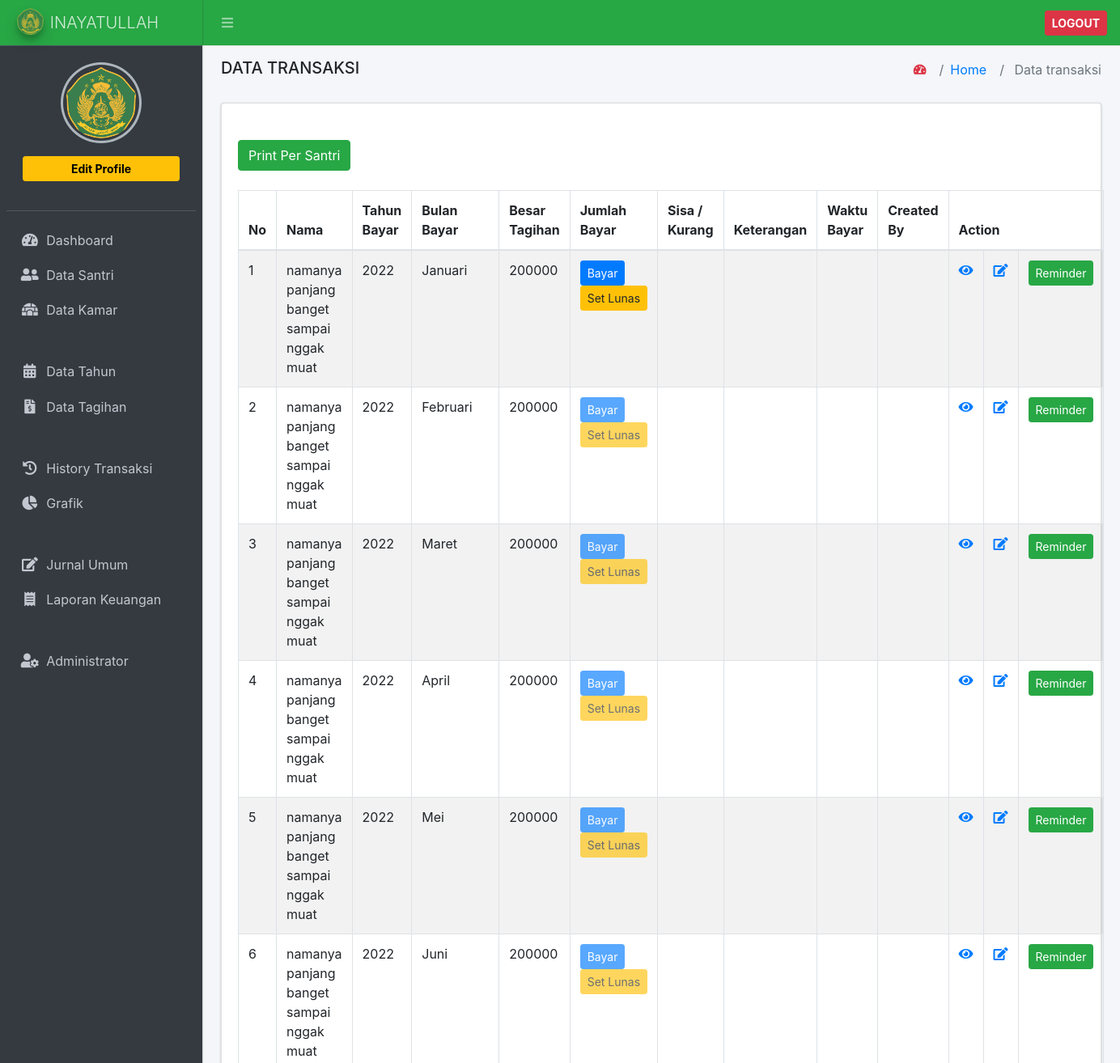
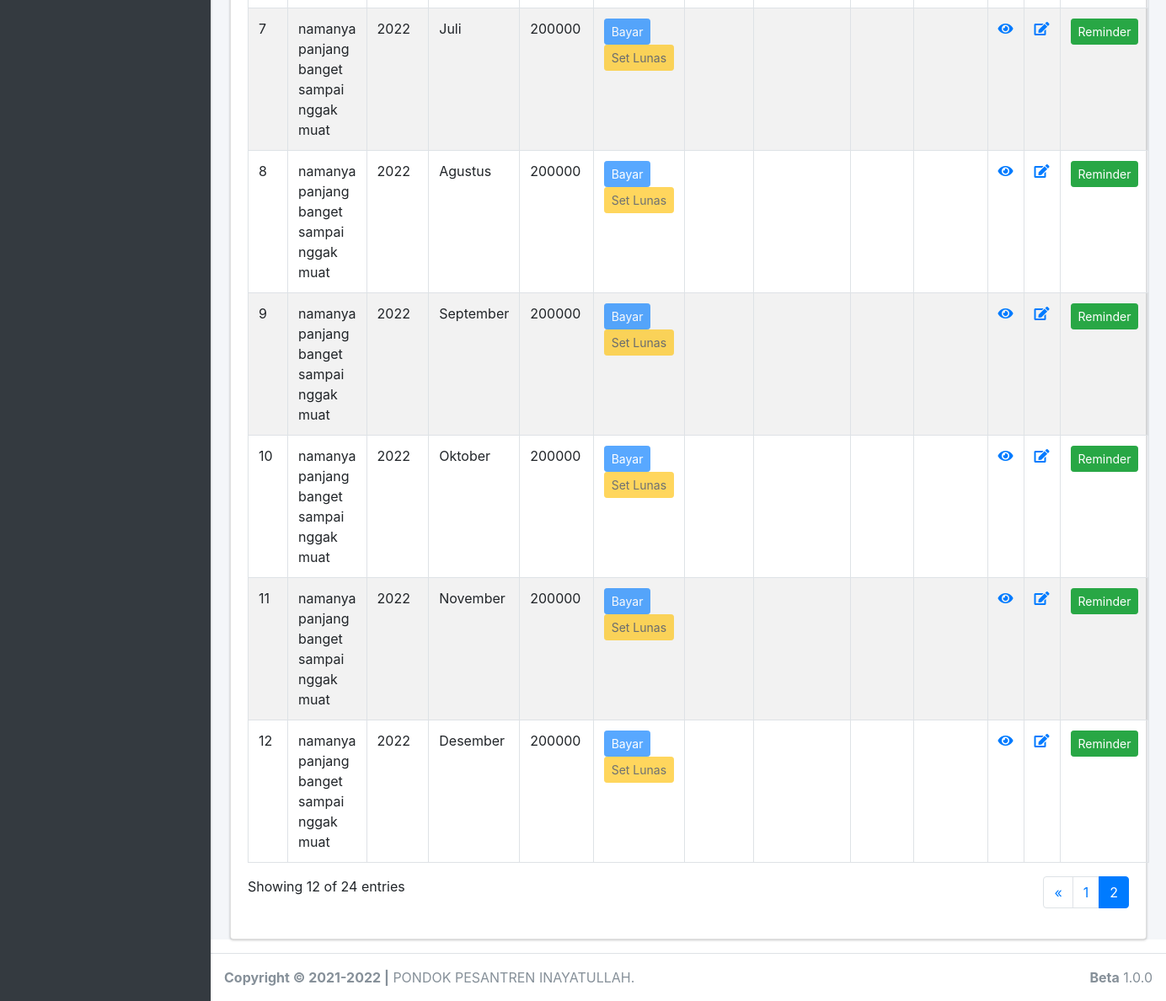
The page /input_transaksi/view/83 on the database as committed earlier (2 pictures, top to bottom).
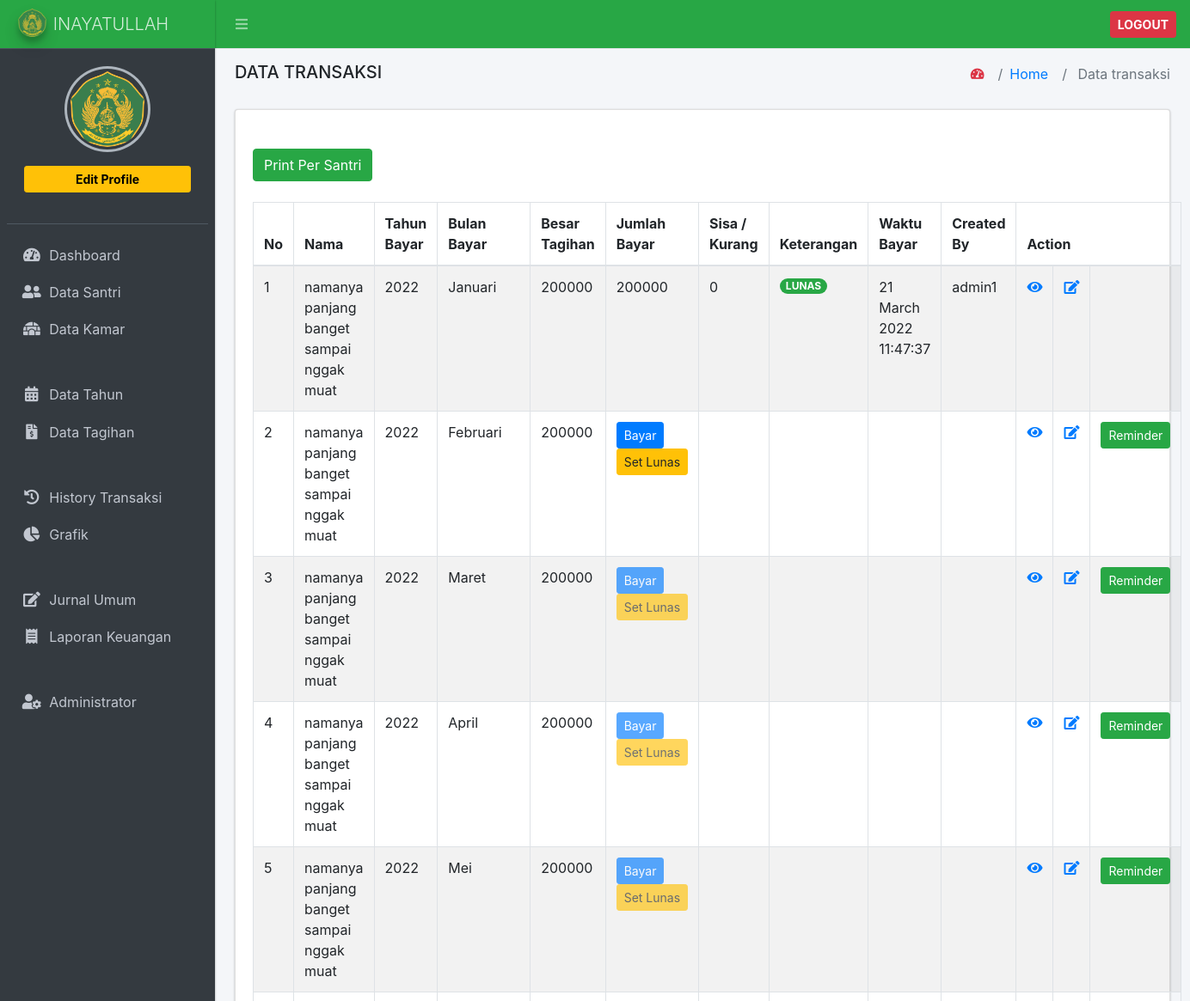
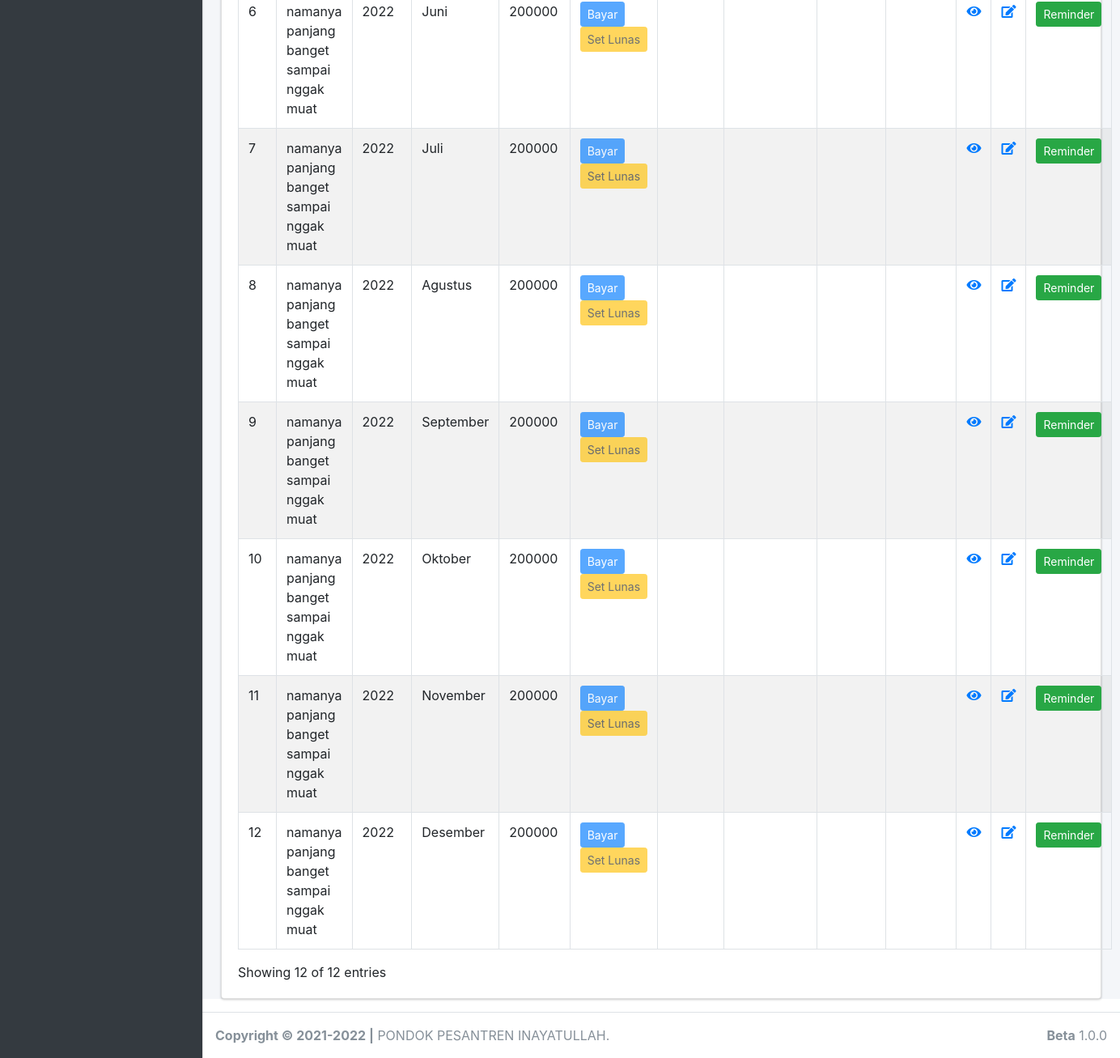
The same page on the database as committed later (2 pictures, top to bottom).
### tables this page shows
CREATE TABLE `tb_data_transaksi` (
  `id_data_transaksi` int(11) NOT NULL,
  `id_data_santri` int(11) NOT NULL,
  `id_data_tagihan` int(11) DEFAULT NULL,
  `jumlah_bayar` varchar(100) DEFAULT NULL,
  `sisa` varchar(100) DEFAULT NULL,
  `keterangan` enum('0','1') DEFAULT NULL,
  `tanggal_bayar` datetime DEFAULT NULL,
  `created_by` varchar(200) NOT NULL
);

CREATE TABLE `tb_data_santri` (
  `id` int(11) NOT NULL,
  `nama` varchar(200) NOT NULL,
  `nis` varchar(20) NOT NULL,
  `tgl_lahir` date DEFAULT NULL,
  `alamat` varchar(200) NOT NULL,
  `jenis_kelamin` enum('L','P') NOT NULL,
  `id_kamar` int(11) NOT NULL,
  `id_kelas` int(11) NOT NULL,
  `no_hp` varchar(20) NOT NULL,
  `password` varchar(20) NOT NULL,
  `tgl_masuk` date DEFAULT NULL,
  `status` enum('1','2','3','4') NOT NULL DEFAULT '1',
  `foto` varchar(200) NOT NULL
);

CREATE TABLE `tb_tahun` (
  `id_tahun` int(11) NOT NULL,
  `nama_tahun` varchar(200) NOT NULL,
  `nominal_tagihan` varchar(200) NOT NULL
);

CREATE TABLE `tb_bulan` (
  `id_bulan` int(11) NOT NULL,
  `nama_bulan` varchar(100) NOT NULL
);

CREATE TABLE `tb_data_tagihan` (
  `id` int(11) NOT NULL,
  `id_tahun` int(11) NOT NULL,
  `id_bulan` int(11) NOT NULL,
  `nominal` varchar(200) NOT NULL
);

### index.php (called while the page is built, shortened)
<?php
require_once BASEPATH.'core/CodeIgniter.php';

### application/config/config.php (called while the page is built, shortened)
<?php
$config['base_url'] = 'http://localhost/spp_inay/';
$config['index_page'] = '';
$config['uri_protocol']    = 'REQUEST_URI';
$config['url_suffix'] = '';
$config['language']    = 'english';
$config['charset'] = 'UTF-8';
$config['enable_hooks'] = FALSE;
$config['subclass_prefix'] = 'MY_';
$config['composer_autoload'] = FALSE;
$config['permitted_uri_chars'] = 'a-z 0-9~%.:_\-';
$config['enable_query_strings'] = FALSE;
$config['controller_trigger'] = 'c';
$config['function_trigger'] = 'm';
$config['directory_trigger'] = 'd';
$config['allow_get_array'] = TRUE;
$config['log_threshold'] = 0;
$config['log_path'] = '';
$config['log_file_extension'] = '';
$config['log_file_permissions'] = 0644;
$config['log_date_format'] = 'Y-m-d H:i:s';
$config['error_views_path'] = '';
$config['cache_path'] = '';
$config['cache_query_string'] = FALSE;
$config['encryption_key'] = '';
$config['sess_driver'] = 'files';
$config['sess_cookie_name'] = 'ci_session';
$config['sess_expiration'] = 7200;
$config['sess_save_path'] = NULL;
$config['sess_match_ip'] = FALSE;
$config['sess_time_to_update'] = 300;
$config['sess_regenerate_destroy'] = FALSE;
$config['cookie_prefix']    = '';
$config['cookie_domain']    = '';
$config['cookie_path']        = '/';
$config['cookie_secure']    = FALSE;
$config['cookie_httponly']     = FALSE;
$config['standardize_newlines'] = FALSE;
$config['global_xss_filtering'] = FALSE;
$config['csrf_protection'] = FALSE;
$config['csrf_token_name'] = 'csrf_test_name';
$config['csrf_cookie_name'] = 'csrf_cookie_name';
$config['csrf_expire'] = 7200;
$config['csrf_regenerate'] = TRUE;
$config['csrf_exclude_uris'] = array();
$config['compress_output'] = FALSE;
$config['time_reference'] = 'local';
$config['rewrite_short_tags'] = FALSE;
$config['proxy_ips'] = '';

### application/models/m_input_transaksi.php (called while the page is built, shortened)
<?php
class m_input_transaksi extends CI_Model
{
	public function get_all_data_pagination($limit, $start, $idnya_santri)
	{
		$this->db->join('tb_data_santri', 'tb_data_santri.id = tb_data_transaksi.id_data_santri');
		$this->db->join('tb_data_tagihan', 'tb_data_tagihan.id = tb_data_transaksi.id_data_tagihan');
		$this->db->join('tb_kamar', 'tb_kamar.id_kamar = tb_data_santri.id_kamar');
		$this->db->join('tb_kelas', 'tb_kelas.id_kelas = tb_data_santri.id_kelas');
		$this->db->join('tb_tahun', 'tb_data_tagihan.id_tahun = tb_tahun.id_tahun');
		$this->db->join('tb_bulan', 'tb_data_tagihan.id_bulan = tb_bulan.id_bulan');
		$this->db->order_by('id_data_santri', 'ASC');
		$this->db->order_by('tb_tahun.id_tahun', 'ASC');
		$this->db->order_by('tb_bulan.id_bulan', 'ASC');
		return $this->db->get_where('tb_data_transaksi', array('id_data_santri' => $idnya_santri), $limit, $start)->result();
	}
	public function count_search_data($idnya_santri)
	{
		return $this->db->get_where('tb_data_transaksi', array('id_data_santri' => $idnya_santri))->num_rows();
	}
}

### application/views/input_transaksi/index.php (the view, shortened to what the changed rows need)
<div class="card">
    <div class="card-body">
        <div id="example1_wrapper" class="dataTables_wrapper dt-bootstrap4">
            <br>
            <br>
            <div class="row">
                <div class="col-sm-12">
                    <table id="example1" class="table table-bordered table-striped dataTable" role="grid" aria-describedby="example1_info">
                        <thead>
                            <tr role="row">
                                <th class="sorting_asc" tabindex="0" aria-controls="example1" rowspan="1" colspan="1" aria-sort="ascending" aria-label="start: activate to sort column descending">No</th>
                                <th class="sorting" tabindex="0" aria-controls="example1" rowspan="1" colspan="1" aria-label="Nama: activate to sort column ascending">Nama</th>
                                <th class="sorting" tabindex="0" aria-controls="example1" rowspan="1" colspan="1" aria-label="Alamat: activate to sort column ascending">Tahun Bayar</th>
                                <th class="sorting" tabindex="0" aria-controls="example1" rowspan="1" colspan="1" aria-label="Kamar: activate to sort column ascending">Bulan Bayar</th>
                                <th class="sorting" tabindex="0" aria-controls="example1" rowspan="1" colspan="1" aria-label="Kelas: activate to sort column ascending">Besar Tagihan</th>
                                <th class="sorting" tabindex="0" aria-controls="example1" rowspan="1" colspan="1" aria-label="Kelas: activate to sort column ascending">Jumlah Bayar</th>
                                <th class="sorting" tabindex="0" aria-controls="example1" rowspan="1" colspan="1" aria-label="Kelas: activate to sort column ascending">Sisa / Kurang</th>
                                <th class="sorting" tabindex="0" aria-controls="example1" rowspan="1" colspan="1" aria-label="Kelas: activate to sort column ascending">Keterangan</th>
                                <th class="sorting" tabindex="0" aria-controls="example1" rowspan="1" colspan="1" aria-label="Kelas: activate to sort column ascending">Waktu Bayar</th>
                                <th class="sorting" tabindex="0" aria-controls="example1" rowspan="1" colspan="1" aria-label="Kelas: activate to sort column ascending">Created By</th>
                                <th class="sorting" tabindex="0" aria-controls="example1" rowspan="1" colspan="3" aria-label="Kelas: activate to sort column ascending">Action</th>
                            </tr>
                        </thead>
                        <tbody>
                            <?php
                            $urut = 0;
                            $urut2 = 0;
                            foreach ($input_transaksi as $ds) {
                            ?>
                                <tr role="row" class="odd">
                                    <td><?= ++$start ?></td>
                                    <td><?= $ds->nama; ?></td>
                                    <td><?= $ds->nama_tahun; ?></td>
                                    <td><?= $ds->nama_bulan; ?></td>
                                    <td><?= $ds->nominal; ?></td>
                                    <td>
                                        <?php
                                        if ($ds->jumlah_bayar != null) {
                                            echo $ds->jumlah_bayar;
                                        } else if ($urut == 0) { ?>
                                            <?php $urut++; ?>
                                            <a type="button" class="btn btn-sm btn-primary" data-toggle="tooltip" data-placement="top" title="Bayar" href="<?= base_url('input_transaksi/add/') ?><?= $ds->id_data_transaksi ?>"> Bayar </a>
                                            <a type="button" class="btn btn-sm btn-warning" data-toggle="tooltip" data-placement="top" title="Set Lunas" href="<?= base_url('input_transaksi/set_lunas/') ?><?= $ds->id_data_transaksi ?>/<?= $ds->id_data_santri ?>">Set Lunas</a>
                                        <?php } else { ?>
                                            <a type="button" aria-disabled="true" class="btn btn-sm btn-primary disabled" data-toggle="tooltip" data-placement="top" title="Bayar" href="<?= base_url('input_transaksi/add/') ?><?= $ds->id_data_transaksi ?>">Bayar</a>
                                            <a type="button" aria-disabled="true" class="btn btn-sm btn-warning disabled" data-toggle="tooltip" data-placement="top" title="Set Lunas" href="<?= base_url('input_transaksi/set_lunas/') ?><?= $ds->id_data_transaksi ?>/<?= $ds->id_data_santri ?>">Set Lunas</a>
                                        <?php } ?>
                                    </td>
                                    <td>
                                        <?php if ($ds->sisa > 0) { ?>
                                            <?php $urut--; ?>
                                            <?php $ambil_id_trans = $ds->id_data_transaksi ?>
                                            <?php $ambil_id_santri = $ds->id_data_santri ?>
                                            <a type="button" class="btn btn-sm btn-warning" data-toggle="tooltip" data-placement="top" "><?= $ds->sisa; ?></a>
                                            <?php
                                            if ($ds->nama_bulan != 'Desember') { ?>
                                                <button type="button" class="btn btn-default btn-success btn-sm" data-toggle="modal" data-target="#modal-default">
                                                    Next
                                                </button>
                                            <?php }
                                            ?>
                                            <button type="button" class="btn btn-default btn-success btn-sm" data-toggle="modal" data-target="#modal-kembalian">
                                                Kembalian
                                            </button>
                                        <?php } else if ($ds->sisa < 0) { ?>
                                            <?php $urut--; ?>
                                            <p><?= $ds->sisa; ?> | <a type="button" class="btn btn-sm btn-warning" data-toggle="tooltip" data-placement="top" title="Update Transaksi" href="<?= base_url('input_transaksi/update/') ?><?= $ds->id_data_transaksi ?>">update transaksi</a></p>
                                        <?php } else { ?>
                                            <?= $ds->sisa; ?>
                                        <?php } ?>
                                    </td>
                                    <td>
                                        <?php
                                        if ($ds->keterangan == 1) { ?>
                                            <h6><span class="badge badge-pill badge-success">LUNAS</span></h6>
                                        <?php } elseif ($ds->keterangan == '0') { ?>
                                            <h6><span class="badge badge-pill badge-success">BELUM LUNAS</span></h6>
                                        <?php } ?>
                                    </td>
                                    <td>
                                    <?php
                                    if ($ds->tanggal_bayar != '') { ?>
                                        <?=date('d F Y H:i:s ', strtotime($ds->tanggal_bayar));  ?>
                                    <?php }?>
                                    </td>
                                    <td><?= $ds->created_by; ?></td>
                                    <td width="50">
                                        <a class="text-primary" data-toggle="tooltip" data-placement="top" title="Detail" href="<?= base_url('input_transaksi/detail/') ?><?= $ds->id_data_transaksi ?>"><i class="fa fa-eye"></i></a>
                                    </td>
                                    <td width="50">
                                        <a class="text-primary" data-toggle="tooltip" data-placement="top" title="Edit" href="<?= base_url('input_transaksi/edit/') ?><?= $ds->id_data_transaksi ?>"><i class="fa fa-edit"></i></a>
                                    </td>
                                    <td  width="50">
                                        <?php
                                        if ($ds->jumlah_bayar != null) {
                                        } else if ($urut2 == 0) { ?>
                                            <?php $urut2++; ?>
                                                <a type="button" target="__blank" class="btn btn-sm btn-success" data-toggle="tooltip" data-placement="top" title="Lunas" href="<?= base_url('input_transaksi/reminder/') ?><?= $ds->id_data_transaksi ?>/<?= $ds->id_data_santri ?>">Reminder</a>
                                            <?php } else { ?>
                                                <a type="button" target="__blank" class="btn btn-sm btn-success" data-toggle="tooltip" data-placement="top" title="Lunas" href="<?= base_url('input_transaksi/reminder/') ?><?= $ds->id_data_transaksi ?>/<?= $ds->id_data_santri ?>">Reminder</a>
                                        <?php } ?>
                                    </td>
                                </tr>
                            <?php
                            } ?>
                        </tbody>
                    </table>
                </div>
                <div class="col-sm-12 col-md-5">
                    <div class="dataTables_info" id="example1_info" role="status" aria-live="polite">Showing <?= $start; ?> of <?= $jumlah_data; ?> entries</div>
                </div>
                <div class="col-sm-12 col-md-7 float-right">
                    <div class="dataTables_paginate paging_simple_numbers float-right" id="example1_paginate">
                        <?= $pagination; ?>
                    </div>
                </div>
            </div>
        </div>
    </div>
</div>

Rows that differ between the two databases and show on the page:
removed tb_data_transaksi: id_data_santri.nama "namanya panjang banget sampai nggak muat", tb_tahun.nama_tahun "2022", tb_bulan.nama_bulan "Januari", id_data_tagihan.nominal "200000"
added tb_data_transaksi: id_data_santri.nama "namanya panjang banget sampai nggak muat", tb_tahun.nama_tahun "2022", tb_bulan.nama_bulan "Januari", id_data_tagihan.nominal "200000", jumlah_bayar "200000", sisa "0", keterangan "LUNAS", tanggal_bayar "21 March 2022 11:47:37", created_by "admin1"
Other text that changed with them:
$jumlah_data: "24" → "12"
$pagination: "« 1 2" → (not shown)
